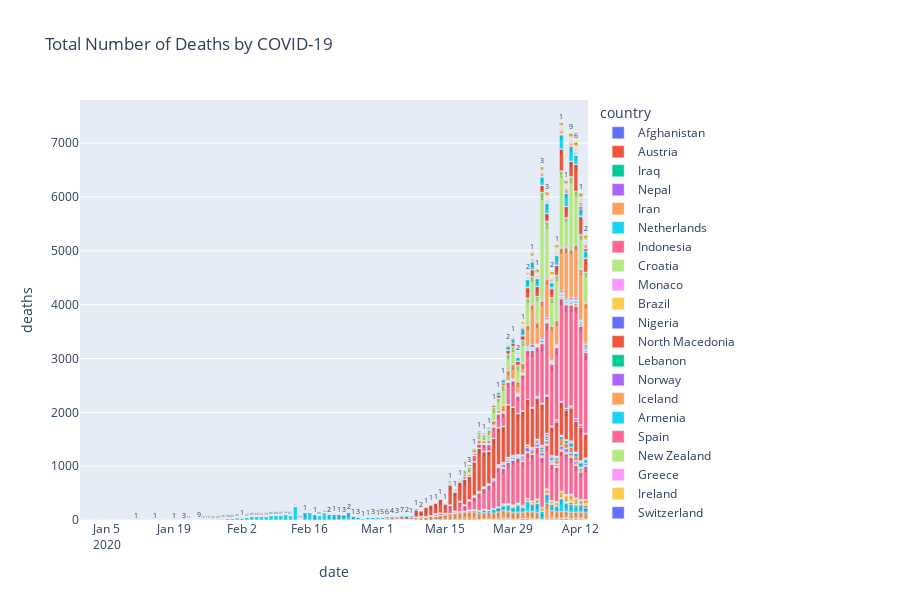

The cell this chart's notebook holds for it:
### Code cell
#creating a bar graph to show the spike in deaths
bar_data = data.groupby(['country', 'date'])['country', 'deaths', 'cases'].sum().reset_index().sort_values('date', ascending=True)

fig = px.bar(bar_data, x="date", y="deaths", color='country', text = 'deaths', orientation='v', height=600,
             title='Total Number of Deaths by COVID-19')
fig.show()
